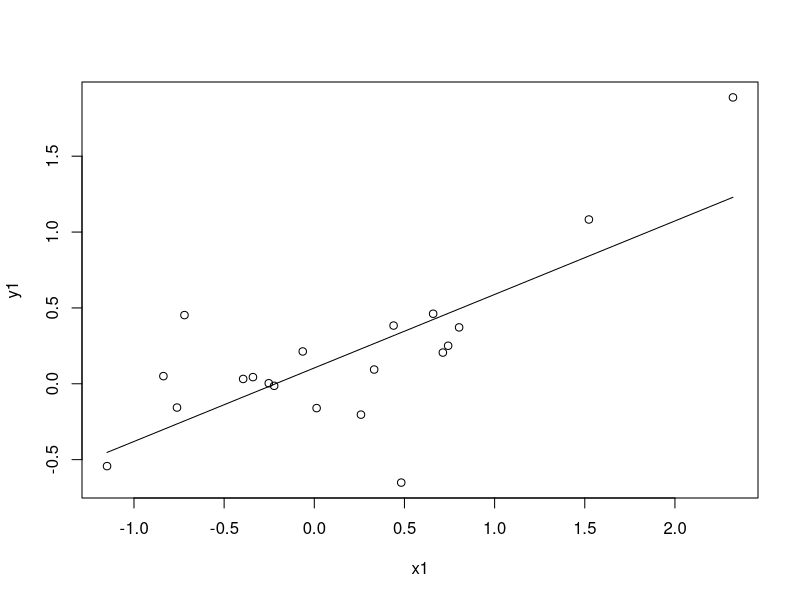
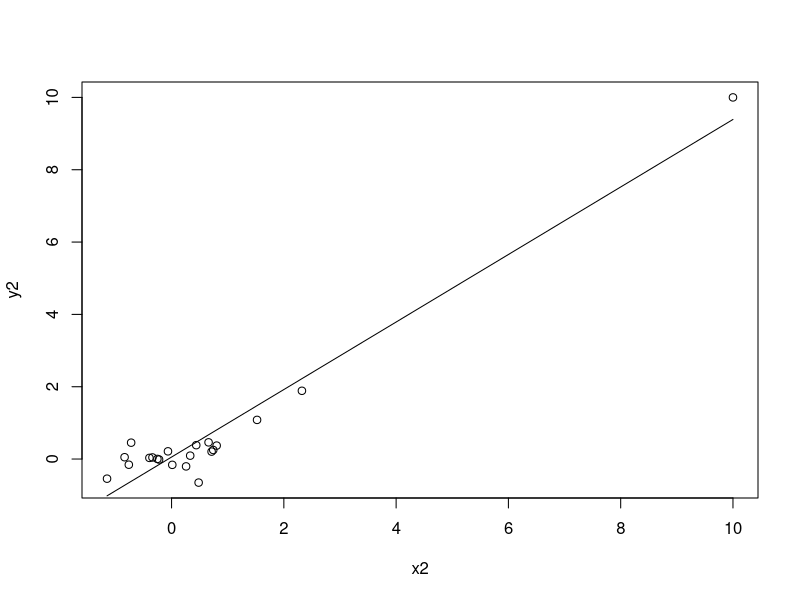
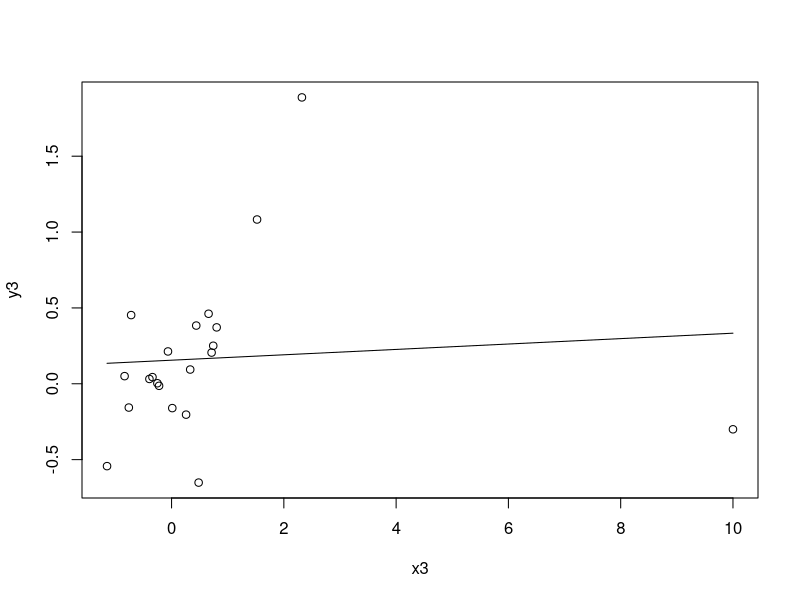
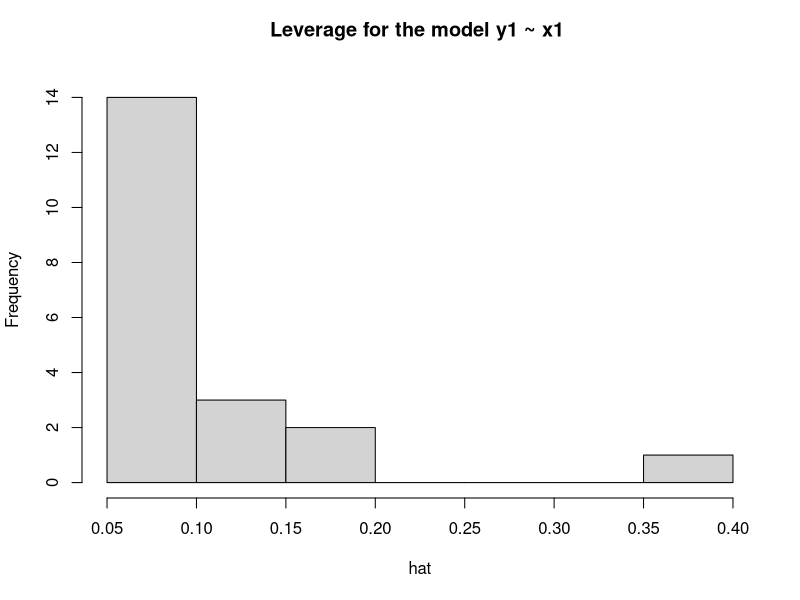
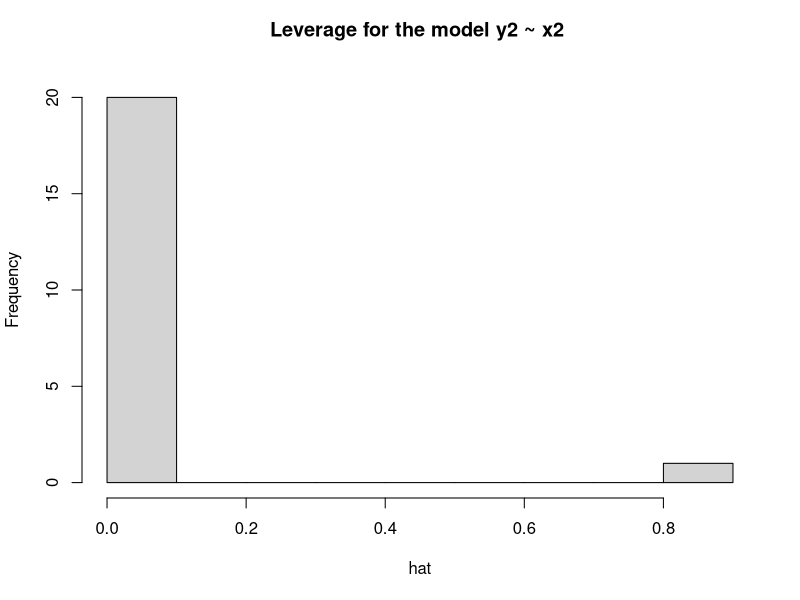
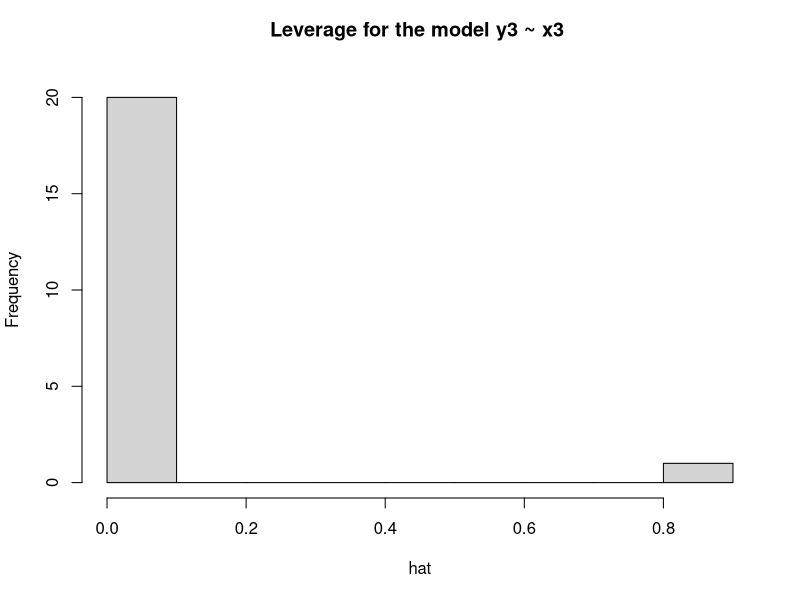
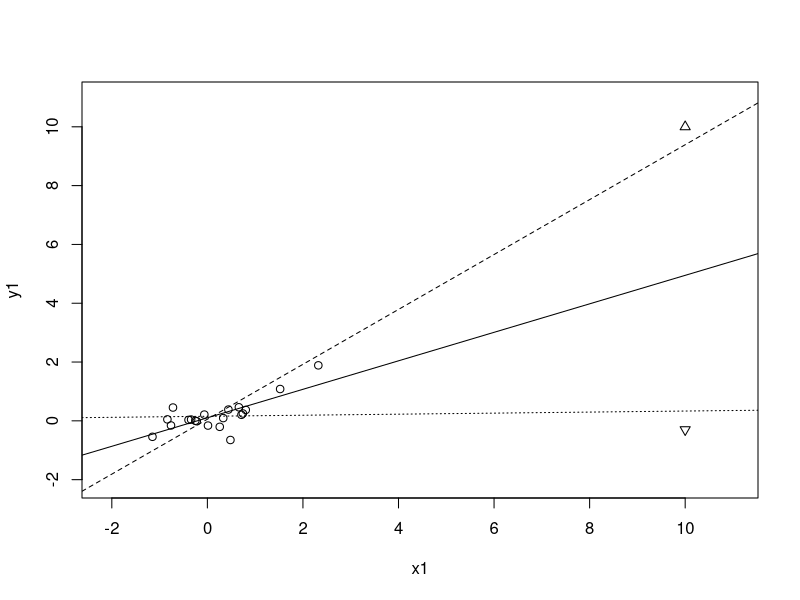

The R source for these figures, in order:
library(MASS)
# 1---
fb <- function(n) {
  if (n == 1 || n == 2) {
    return(1)
  } else {
    return(fb(n - 1) + fb(n - 2))
  }
}
fb(8)

#2---
detm = function(a,n){
  d=0
  for(j in 1:n){
    print(j)
    print('*******')
  
    if(n==1){
      return(a)
    }

    else{
      print(a[1,j])
      d=d+(-1)^(1+j)*a[1,j]*detm(a[-1,-j],n-1)
    }
  }
  return(d)
}

a=matrix(c(1,4,3,4,4,7,8,4,6),3,3)
detm(a,3)
det(a)


#3---
#a
mu=c(0,0)
v=matrix(c(1,0.7,1,0.7),2,2)
x=mvrnorm(20,mu=mu, Sigma=v)
x1=x[,1]
y1=x[,2]

#b
model1=lm(y1~x1,x=TRUE)
model1
b0=model1$coefficients[1]
b1=model1$coefficients[2]
ypred1=b0+x1*b1
plot(x1,y1)
lines(x1,ypred1)

x2=c(x1,10)
y2=c(y1,10)
model2=lm(y2~x2,x=TRUE)
model2
b0=model2$coefficients[1]
b1=model2$coefficients[2]
ypred2=b0+x2*b1
plot(x2,y2)
lines(x2,ypred2)

x3=c(x1,10)
y3=c(y1,-0.3)
model3=lm(y3~x3,x=TRUE)
model3
b0=model3$coefficients[1]
b1=model3$coefficients[2]
ypred3=b0+x3*b1
plot(x3,y3)
lines(x3,ypred3)



#c
histhat=function(model){
  xmat=model$x
  H=xmat%*%solve(t(xmat)%*%xmat,t(xmat))
  hat = diag(H)
  writeLines(noquote(paste("Leverage for the model",
                           model$call["formula"],"\n")))
  print(hat)
  hist(hat,main=paste("Leverage for the model",
                      model$call["formula"],"\n"))
  
  
  }
histhat(model1)
histhat(model2)
histhat(model3)

plot(x1,y1,xlim = c(-2.1,11),ylim=c(-2.1,11))
points(10,10,pch=24)
points(10,-0.3,pch=25)
abline(model1,lty=1)
abline(model2,lty=2)
abline(model3,lty=3)


#4---
#a)
ufc= read.csv('ufc.csv')
View(ufc)
heights = ufc$height.m
ufcsortbyheight = ufc[order(-ufc$height.m),]
head(ufcsortbyheight)
ufcsortbywidth = ufc[order(-ufc$dbh.cm),]
head(ufcsortbywidth)

#b
aggregate(x=ufc$dbh.cm, by=list(ufc$species),FUN=mean)
#or
tapply(ufc$dbh.cm, ufc$species, mean)

#c
quantile(ufc$dbh.cm, probs=c(0.25,0.5,0.75))
tapply(ufc$dbh.cm, ufc$species, quantile, probs=c(0.75))
 # DF and WC

#d
